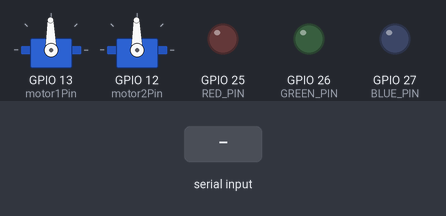
Bench run of a sketch on a simulated ESP32. Parts: 2 × servo, output pins drawn as LEDs (lit = HIGH). The inputs (shaded band) are chosen by the test bench. What the sketch prints to the serial monitor is not drawn.

Above: at 0.1 s.
At 3.2 s:
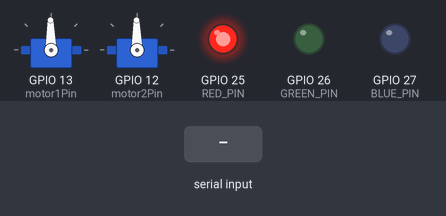
3.3 s: "999\n" received over Serial
Timing chart, 0 to 6.3 s (numbered marks = the images above; inputs shaded):
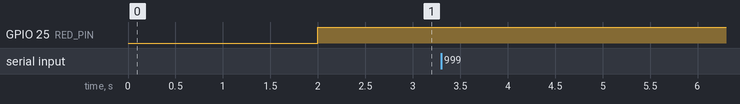

The sketch:

reciveAndDrive.ino
```cpp
#include <ESP32Servo.h>

#define RED_PIN 25
#define GREEN_PIN 26
#define BLUE_PIN 27

String receivedData;
int EX = 0, EY = 0;
int prevEX = -1, prevEY = -1;
int mappedValue = 0;

const int motor1Pin = 13;
const int motor2Pin = 12;

Servo motor1;
Servo motor2;

const int CHECK_INTERVAL = 500;
const int CHECK_COUNT = 6;
unsigned long lastCheckTime = 0;
int stableCount = 0;
int mode = 2;
bool isBlinkOn = false; // ใช้สำหรับกระพริบไฟ

void setup() {
    Serial.begin(115200);
    Serial.println("ESP32 Ready! Send error_x,error_y to test.");

    pinMode(RED_PIN, OUTPUT);
    pinMode(GREEN_PIN, OUTPUT);
    pinMode(BLUE_PIN, OUTPUT);

    ESP32PWM::allocateTimer(0);
    ESP32PWM::allocateTimer(1);
    ESP32PWM::allocateTimer(2);
    ESP32PWM::allocateTimer(3);

    motor1.setPeriodHertz(50);
    motor2.setPeriodHertz(50);

    motor1.attach(motor1Pin, 1000, 2000);
    motor2.attach(motor2Pin, 1000, 2000);

    motor1.writeMicroseconds(1505);
    motor2.writeMicroseconds(1505);

    delay(2000);
}

void setColor(int red, int green, int blue) {
    analogWrite(RED_PIN, red);
    analogWrite(GREEN_PIN, green);
    analogWrite(BLUE_PIN, blue);
}

void loop() {
    if (Serial.available() > 0) {
        receivedData = Serial.readStringUntil('\n');
        receivedData.trim();
        parseErrorData(receivedData);
    }

if (millis() - lastCheckTime >= CHECK_INTERVAL) {
        lastCheckTime = millis();

        if (EX == 999) {
            // ไฟเป็นสีเหลืองก่อนเริ่มเช็ค
            if (stableCount == 0) {
                setColor(255, 255, 0);
            }

            // ถ้าค่าคงที่ไม่เปลี่ยน
            if (EX == prevEX && EY == prevEY) {
                stableCount++;

                // กระพริบไฟสีเหลืองระหว่างรอ 3 วินาที
                if (stableCount < CHECK_COUNT) {
                    isBlinkOn = !isBlinkOn;
                    if (isBlinkOn) {
                        setColor(255, 255, 0);
                    } else {
                        setColor(0, 0, 0);
                    }
                }
            } else {
                stableCount = 0;
                setColor(255, 255, 0); // ถ้ามีการเปลี่ยนแปลง รีเซ็ตไฟเป็นสีเหลือง
            }

            prevEX = EX;
            prevEY = EY;

            if (stableCount >= CHECK_COUNT) {
                mode = EY;
                if (mode == 1) {
                    setColor(0, 255, 0); // ไฟเขียว
                } else if (mode == 2) {
                    setColor(255, 0, 0); // ไฟแดง
                }
            }
        } else {
            stableCount = 0; // ถ้า EX ไม่ใช่ 999 ให้รีเซ็ต
            if (mode == 1) {
                    setColor(0, 255, 0); // ไฟเขียว
                } else if (mode == 2) {
                    setColor(255, 0, 0); // ไฟแดง
                }
              }
    }

    // ควบคุมมอเตอร์
    if (mode == 1) {
        mappedValue = map(EY, 120, -120, 1000, 2000);
        mappedValue = constrain(mappedValue, 1000, 2000);
        motor1.writeMicroseconds(mappedValue);
        motor2.writeMicroseconds(mappedValue);
    } else if (mode == 2) {

        motor1.writeMicroseconds(1505);
        motor2.writeMicroseconds(1505);
    }
}

void parseErrorData(String data) {
    int commaIndex = data.indexOf(',');
    if (commaIndex > 0) {
        String exStr = data.substring(0, commaIndex);
        String eyStr = data.substring(commaIndex + 1);
        EX = exStr.toInt();
        EY = eyStr.toInt();
    } else {
        Serial.println("Invalid data format! Use format: error_x,error_y");
    }
}
```

Measured:
- after the input at 3.3 s, every drawn part: stays the same
